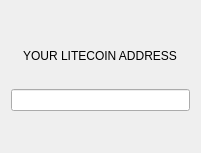
<?xml version="1.0" encoding="UTF-8"?>
<ui version="4.0">
 <class>recivelitecoin</class>
 <widget class="QDialog" name="recivelitecoin">
  <property name="geometry">
   <rect>
    <x>0</x>
    <y>0</y>
    <width>201</width>
    <height>153</height>
   </rect>
  </property>
  <property name="windowTitle">
   <string>Recieve Litecoin</string>
  </property>
  <layout class="QGridLayout" name="gridLayout">
   <item row="0" column="0">
    <layout class="QGridLayout" name="gridLayout_2">
     <item row="0" column="0" colspan="3">
      <widget class="QFrame" name="frame_2">
       <property name="frameShape">
        <enum>QFrame::NoFrame</enum>
       </property>
       <property name="frameShadow">
        <enum>QFrame::Raised</enum>
       </property>
       <layout class="QGridLayout" name="gridLayout_3">
        <item row="0" column="0">
         <widget class="QLabel" name="qrlabel">
          <property name="text">
           <string/>
          </property>
         </widget>
        </item>
       </layout>
      </widget>
     </item>
     <item row="1" column="1">
      <widget class="QLabel" name="label_2">
       <property name="text">
        <string>YOUR LITECOIN ADDRESS</string>
       </property>
       <property name="alignment">
        <set>Qt::AlignCenter</set>
       </property>
      </widget>
     </item>
     <item row="2" column="0">
      <spacer name="horizontalSpacer_3">
       <property name="orientation">
        <enum>Qt::Horizontal</enum>
       </property>
       <property name="sizeHint" stdset="0">
        <size>
         <width>40</width>
         <height>20</height>
        </size>
       </property>
      </spacer>
     </item>
     <item row="2" column="2">
      <spacer name="horizontalSpacer_4">
       <property name="orientation">
        <enum>Qt::Horizontal</enum>
       </property>
       <property name="sizeHint" stdset="0">
        <size>
         <width>40</width>
         <height>20</height>
        </size>
       </property>
      </spacer>
     </item>
    </layout>
   </item>
   <item row="2" column="0">
    <widget class="QLabel" name="address_label">
     <property name="font">
      <font>
       <pointsize>12</pointsize>
      </font>
     </property>
     <property name="text">
      <string/>
     </property>
     <property name="alignment">
      <set>Qt::AlignCenter</set>
     </property>
    </widget>
   </item>
   <item row="1" column="0">
    <widget class="QLineEdit" name="address_label_2">
     <property name="readOnly">
      <bool>true</bool>
     </property>
    </widget>
   </item>
  </layout>
 </widget>
 <resources/>
 <connections/>
</ui>
